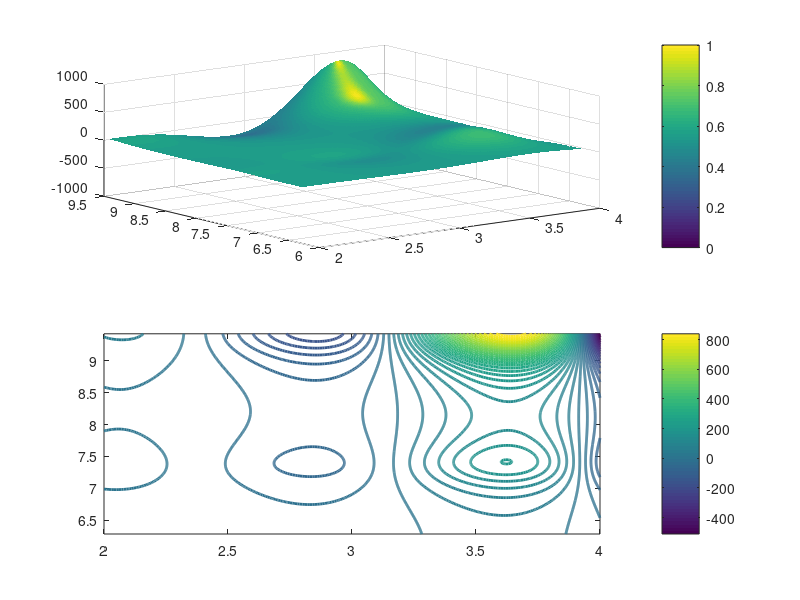

The MATLAB source for this figure:
clear;clc;
hold off
x=linspace(0,1,500);y=-pi:0.01:pi;
[X,Y]=meshgrid(x,y);
Z=sin(2*X)./(2+cos(2*Y));
%Z=sin(-3*X)./(2-cos(1.5*Y));
%surf(X,Y,Z);
%surfl(X,Y,Z);
%surfc(X,Y,Z);
%hading faceted
%shading flat
%shading interp
%colormap(gray)
%colorbar
contour(X,Y,Z,'LineWidth',2)
colorbar
hold on
mesh(X,Y,Z)

clear;clc;hold off;close all;
%%%%%Ejercicio
%
%para la funcion f(x,y)=sin(4x).exp(xy/5)/(2+cos(3y)) grafique 
%en la figura 1 con efectos de luz para 2<x<4 (paso 0.001) 2pi<y<3pi (paso 
%0.01)
% en la figura 2 las curvas de nivel de la funcion
x=2:0.01:4;y=2*pi:0.01:3*pi;
[X,Y]=meshgrid(x,y);
Z=sin(4*X).*exp(X.*Y/5)./(2+cos(3*Y));
subplot(2,1,1)
%figure(1)
surfl(X,Y,Z);shading flat;colorbar

subplot(2,1,2)
%figure(2)
contour(X,Y,Z,45,'LineWidth',2);colorbar
%%%%%%%%%%%%%%%%%%%%%%
%close all;clear;clc


%graficas varias

%bar(1:10,rand(1,10))
%
%stem(0:10,exp((0:10)/3))
%
%[X,Y]=meshgrid(1:10,1:10);
%quiver(X,Y,rand(10),rand(10))
%
%fill([0 0.5 1 0.5],[0 1 0 -2],'r')
%




%%% Vectorizacion

%generar un vector random y encontrar valores tal que x<0.6 y x>0.4
%x=rand(1,100);
%inds=find(x>0.4 & x<0.6)



%%%ejercicio

%extraer los valores de la funcion sin(x) (para 0<x<5pi) tal que sin(x)>0.7
%verificar que toma mas tiempo: utilizar un for con if y contador ... o
%utilizar find con length
x=0:0.0001:5*pi;
y=sin(x);

tic
contador=0;
for n=1:length(y)
    if(y(n)>0.7)
        contador=contador+1;
    end
end
toc

disp('este fue el tiempo utilizado por el ciclo for+if+contador  ^^^^  ')
disp(['resultado, contador =',int2str(contador)])

tic
contador1=length(find(y>0.7));
toc

disp('este fue el tiempo utilizado por el find+length^^^^  ')
disp(['resultado, contador =',int2str(contador1)])